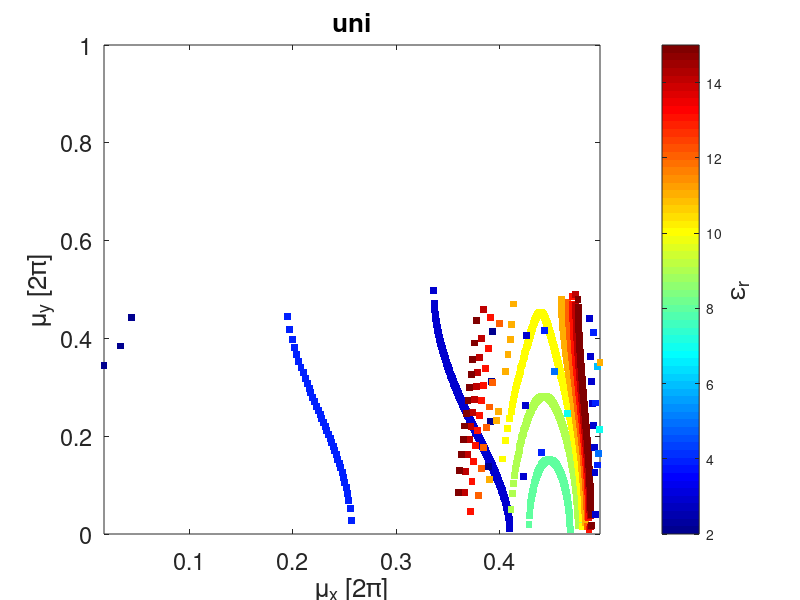
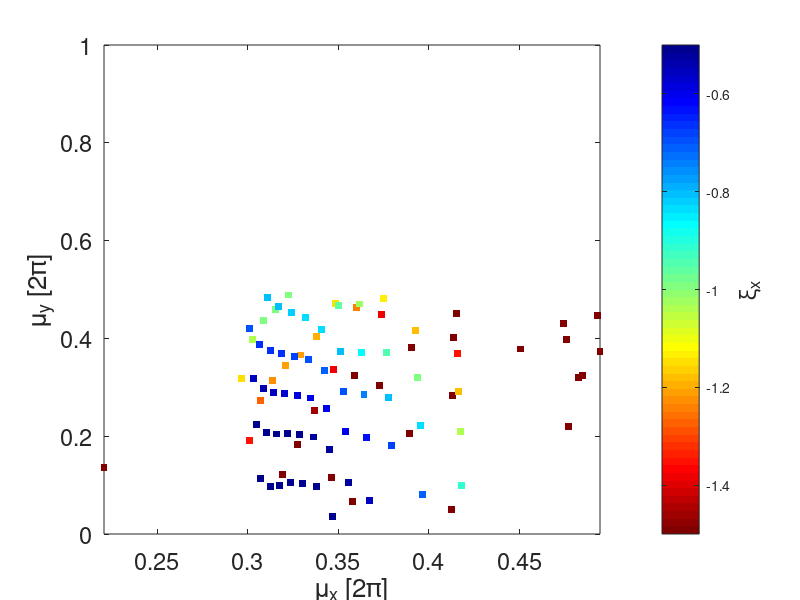
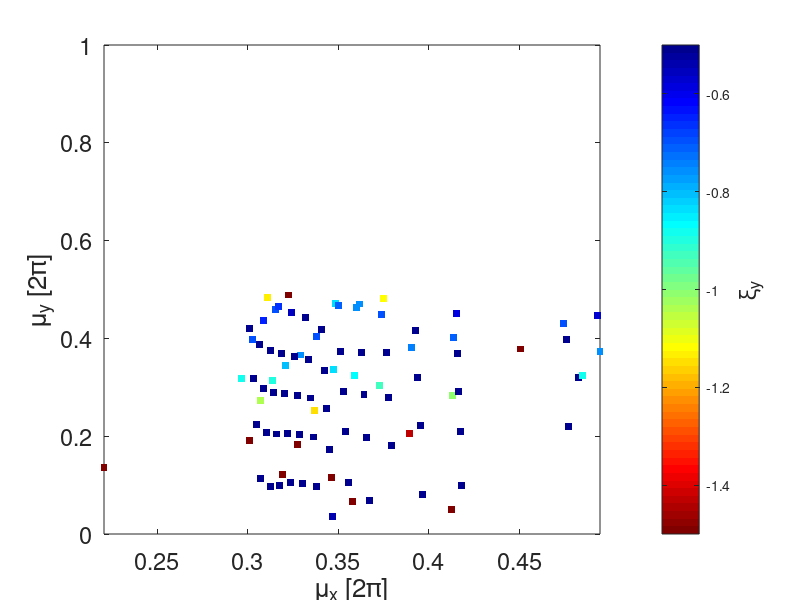
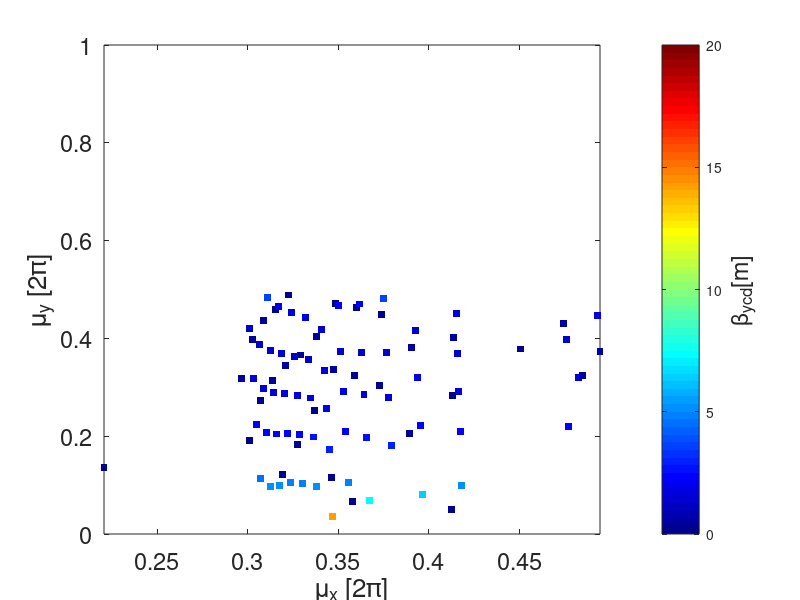

Source code (MATLAB) for these figures, in order: (Note: this script raises an error after producing the figures.)
% tmestef gia trapezio
clear;
% Nd=100;
% theta=2.*pi./Nd;
% rhmin=5.4;
% rho=0.328;
% Ld=0.58/2;
% el=(pi*(-1+rho)*rhmin-Ld*Nd*rho*log(rho))/((-1+rho)*(Ld*Nd-pi*rhmin));
En=2.86;
%Nd=100;
%theta=2.*pi./Nd;
% Ld=0.58/2;
Ld=0.685/2;%0.685/2;%0.58/2;
rhmin=2*Ld/(2*pi/(90));
%rhmin=4.111
Bf=En/(rhmin*0.2998);
%rho=0.41;
rho=0.9985;
el=1;
%el=(pi*(-1+rho)*rhmin-Ld*Nd*rho*log(rho))/((-1+rho)*(Ld*Nd-pi*rhmin));

lq=0.25;
ls=0.15;
la=0.155+lq/2+ls;
lb=0.03+lq;
lc=0.055+lq/2+ls/2;

% lq=0.2;
% ls=0.15;
% la=0.5;
% lb=0.3;
% lc=0.25;

l1minmax=[la,la];
l2minmax=[lb,lb];
l3minmax=[lc,lc];

%l1minmax=[0.2,2];
%l2minmax=[0.2,2];
%l3minmax=[0.2,1];
NStep=50;

 %n=15*10;
 %k=1;
 %stepem=0.1;
 %hh=10000;
 n=15;
 k=1;
 stepem=1;
 hh=1000;
 
 
%l1minmax=[input('Minimum l1 [m]: '),input('Maximum l1 [m]: ')];
%l2minmax=[input('Minimum l2 [m]: '),input('Maximum l2 [m]: ')];
%l3minmax=[input('Minimum l3 [m]: '),input('Maximum l3 [m]: ')];

    
l1vect=[l1minmax(1) (l1minmax(2)-l1minmax(1))/(NStep-1) l1minmax(2)]; % [l1initial l1step l1final]
l2vect=[l2minmax(1) (l2minmax(2)-l2minmax(1))/(NStep-1) l2minmax(2)]; % [l1initial l1step l1final]
l3vect=[l3minmax(1) (l3minmax(2)-l3minmax(1))/(NStep-1) l3minmax(2)]; % [l1initial l1step l1final]
  

L1=Ld./(1+1./el);
th=(L1.*(el.*(-1+rho)+rho.*log(rho)))./(el.*(-1+rho).*rhmin);
z=(L1.^2.*(el.^2.*(-1+rho)+rho.*log(rho)))./(el.^2.*(-1+rho).*rhmin);



if  l1vect(2)==0
    l1vect(2)=0.1;
    l2vect(2)=0.1;
    l3vect(2)=0.1;
end
    l1=l1vect(1):l1vect(2):l1vect(3);            
    l2=l2vect(1):l2vect(2):l2vect(3);            
    l3=l3vect(1):l3vect(2):l3vect(3);            

    ll1=repmat(repmat(l1,length(l2),1),length(l3),1);
    ll2=repmat(repmat(l2,length(l3),1)',length(l1),1);
    ll3=repmat(reshape(repmat(l3,length(l3),1),length(l1)*length(l2),1),1,length(l3));
    
hetamin=(L1.^2.*((-1+rho).*(3.*(1-3.*rho).*rho.^3-3.*el.*rho.^2.*(-1+rho.^2)+el.^2.*(-1+rho).^2.*(2+3.*rho+3.*rho.^2))-6.*rho.^4.*(el.*(-1+rho)+rho).*log(1./rho)))./(6.*el.^2.*(-1+rho).^3.*(2+rho+rho.^2).*rhmin);

betamin=L1./(sqrt(30).*sqrt((el.^2.*(-1+rho).^3.*(2+rho+rho.^2).*((-1+rho).*(3.*rho.^3.*(1+rho)-6.*el.*rho.^2.*(-1+rho.^2)+2.*el.^2.*(-1+rho).^2.*(2+3.*rho+3.*rho.^2))+6.*rho.^4.*(-2.*el.*(-1+rho)+rho).*log(1./rho)+6.*rho.^5.*log(1./rho).^2))./((-1+rho).^2.*(-120.*el.^3.*(-1+rho).^3.*rho.^2.*(1+rho)+16.*el.^4.*(-1+rho).^4.*(1+3.*rho+3.*rho.^2)+45.*rho.^5.*(-44-3.*rho-6.*rho.^2+rho.^3)+15.*el.^2.*(-1+rho).^2.*rho.^3.*(20-9.*rho+6.*rho.^2+3.*rho.^3)+90.*el.*rho.^4.*(8-13.*rho+7.*rho.^2-3.*rho.^3+rho.^4))-120.*(-1+rho).*rho.^4.*(2.*el.^3.*(-1+rho).^3-el.^2.*(-1+rho).^2.*rho+3.*rho.*(2+5.*rho)-6.*el.*rho.*(2-3.*rho+rho.^2)).*log(1./rho)+180.*(-2+rho).*rho.^5.*(el.*(-1+rho)+rho).^2.*log(1./rho).^2)));

cq=3.84*10.^(-13);
gamma=5597;
J=1;
G=cq.*gamma.^2/J;

emmin=(G.*L1.^3.*(-6.*el.*(-1+rho).^2.*rho.^2.*(1+rho)+3.*rho.^3.*(-1+rho.^2)+2.*el.^2.*(-1+rho).^3.*(2+3.*rho.*(1+rho))+6.*rho.^4.*log(1./rho).*(-2.*el.*(-1+rho)+rho+rho.*log(1./rho))))./(6.*sqrt(30).*el.^3.*(-1+rho).^3.*(1+rho).*rhmin.^3.*sqrt(((-1+rho).^3.*(2+rho+rho.^2).*(-6.*el.*(-1+rho).^2.*rho.^2.*(1+rho)+3.*rho.^3.*(-1+rho.^2)+2.*el.^2.*(-1+rho).^3.*(2+3.*rho.*(1+rho))+6.*rho.^4.*log(1./rho).*(-2.*el.*(-1+rho)+rho+rho.*log(1./rho))))./((-1+rho).^2.*(-120.*el.^3.*(-1+rho).^3.*rho.^2.*(1+rho)+16.*el.^4.*(-1+rho).^4.*(1+3.*rho.*(1+rho))+15.*el.^2.*(-1+rho).^2.*rho.^3.*(20+3.*(-1+rho).*rho.*(3+rho))+45.*rho.^5.*(-44+rho.*(-3+(-6+rho).*rho))+90.*el.*(-1+rho).*rho.^4.*(-8+rho.*(5+(-2+rho).*rho)))+60.*rho.^4.*log(1./rho).*(-2.*(-1+rho).*(2.*el.^3.*(-1+rho).^3-6.*el.*(-2+rho).*(-1+rho).*rho-el.^2.*(-1+rho).^2.*rho+3.*rho.*(2+5.*rho))+3.*(-2+rho).*rho.*(el.*(-1+rho)+rho).^2.*log(1./rho)))));

er=k:stepem:(k+stepem*(n-1));

hetaxcd1=(1./(30.*el.^2.*(-1+rho).^3.*(2+rho+rho.^2).*rhmin)).*L1.^2.*(5.*(-1+rho).*(3.*(1-3.*rho).*rho.^3-3.*el.*rho.^2.*(-1+rho.^2)+el.^2.*(-1+rho).^2.*(2+3.*rho.*(1+rho)))+30.*rho.^4.*(el.*(-1+rho)+rho).*log(rho)+sqrt(5).*sqrt((-1+er.^2).*((-1+rho).^2.*(-120.*el.^3.*(-1+rho).^3.*rho.^2.*(1+rho)+16.*el.^4.*(-1+rho).^4.*(1+3.*rho.*(1+rho))+15.*el.^2.*(-1+rho).^2.*rho.^3.*(20+3.*(-1+rho).*rho.*(3+rho))+45.*rho.^5.*(-44+rho.*(-3+(-6+rho).*rho))+90.*el.*(-1+rho).*rho.^4.*(-8+rho.*(5+(-2+rho).*rho)))+60.*rho.^4.*log(rho).*(2.*(-1+rho).*(2.*el.^3.*(-1+rho).^3-6.*el.*(-2+rho).*(-1+rho).*rho-el.^2.*(-1+rho).^2.*rho+3.*rho.*(2+5.*rho))+3.*(-2+rho).*rho.*(el.*(-1+rho)+rho).^2.*log(rho)))));
hetaxcd2=(1./(30.*el.^2.*(-1+rho).^3.*(2+rho+rho.^2).*rhmin)).*L1.^2.*(5.*(-1+rho).*(3.*(1-3.*rho).*rho.^3-3.*el.*rho.^2.*(-1+rho.^2)+el.^2.*(-1+rho).^2.*(2+3.*rho.*(1+rho)))+30.*rho.^4.*(el.*(-1+rho)+rho).*log(rho)-sqrt(5).*sqrt((-1+er.^2).*((-1+rho).^2.*(-120.*el.^3.*(-1+rho).^3.*rho.^2.*(1+rho)+16.*el.^4.*(-1+rho).^4.*(1+3.*rho.*(1+rho))+15.*el.^2.*(-1+rho).^2.*rho.^3.*(20+3.*(-1+rho).*rho.*(3+rho))+45.*rho.^5.*(-44+rho.*(-3+(-6+rho).*rho))+90.*el.*(-1+rho).*rho.^4.*(-8+rho.*(5+(-2+rho).*rho)))+60.*rho.^4.*log(rho).*(2.*(-1+rho).*(2.*el.^3.*(-1+rho).^3-6.*el.*(-2+rho).*(-1+rho).*rho-el.^2.*(-1+rho).^2.*rho+3.*rho.*(2+5.*rho))+3.*(-2+rho).*rho.*(el.*(-1+rho)+rho).^2.*log(rho)))));
    
step=abs(real((hetaxcd2-hetaxcd1)./(hh)));

    hcd=zeros(hh+1,n);
    for i=1:n
        if step(i)==0
            hcd(:,i)=repmat(real(hetaxcd1(i)),hh+1,1);
        elseif step(i)>0
            hcd(:,i)=(hetaxcd1(i):step(i):hetaxcd2(i))';   
        end
    end
    
    betaxcd1=zeros(hh+1,n);
    betaxcd2=zeros(hh+1,n);
   
for l=1:1:n    
betaxcd1(:,l)=(er(l).*L1.^2+sqrt((-L1.^4.*(-(-1+rho).^2.*(30.*el.^3.*(-1+rho).^3.*rho.^2.*(1+rho).*(-4.*er(l).^2+3.*(2+rho+rho.^2))+45.*rho.^5.*(2.*(22+rho+6.*rho.^2-5.*rho.^3)+er(l).^2.*(-44-3.*rho-6.*rho.^2+rho.^3))+90.*el.*(-1+rho).*rho.^4.*(-4.*(-2+rho+rho.^3)+er(l).^2.*(-8+5.*rho-2.*rho.^2+rho.^3))+15.*el.^2.*(-1+rho).^2.*rho.^3.*(12.*(-2+rho+rho.^3)+er(l).^2.*(20-9.*rho+6.*rho.^2+3.*rho.^3))-el.^4.*(-1+rho).^4.*(-16.*er(l).^2.*(1+3.*rho+3.*rho.^2)+9.*(4+12.*rho+17.*rho.^2+10.*rho.^3+5.*rho.^4)))+60.*(-1+rho).*rho.^4.*(2.*er(l).^2.*el.^2.*(-1+rho).^2.*rho-12.*el.*(-1+rho).*rho.*(-2-er(l).^2.*(-2+rho)+rho+rho.^3)+3.*rho.*(4+10.*rho+rho.^3-3.*rho.^4-2.*er(l).^2.*(2+5.*rho))+el.^3.*(-1+rho).^3.*(-4.*er(l).^2+3.*(2+rho+rho.^2))).*log(rho)+180.*rho.^5.*(el.*(-1+rho)+rho).^2.*(-2-er(l).^2.*(-2+rho)+rho+rho.^3).*log(rho).^2)+60.*L1.^2.*el.^2.*(-1+rho).^3.*(2+rho+rho.^2).*rhmin.*((-1+rho).*(3.*(1-3.*rho).*rho.^3-3.*el.*rho.^2.*(-1+rho.^2)+el.^2.*(-1+rho).^2.*(2+3.*rho+3.*rho.^2))+6.*rho.^4.*(el.*(-1+rho)+rho).*log(rho)).*hcd(:,l)-180.*el.^4.*(-1+rho).^6.*(2+rho+rho.^2).^2.*rhmin.^2.*hcd(:,l).^2)./((-1+rho).^2.*(-120.*el.^3.*(-1+rho).^3.*rho.^2.*(1+rho)+16.*el.^4.*(-1+rho).^4.*(1+3.*rho+3.*rho.^2)+45.*rho.^5.*(-44-3.*rho-6.*rho.^2+rho.^3)+15.*el.^2.*(-1+rho).^2.*rho.^3.*(20-9.*rho+6.*rho.^2+3.*rho.^3)+90.*el.*rho.^4.*(8-13.*rho+7.*rho.^2-3.*rho.^3+rho.^4))+120.*(-1+rho).*rho.^4.*(2.*el.^3.*(-1+rho).^3-el.^2.*(-1+rho).^2.*rho+3.*rho.*(2+5.*rho)-6.*el.*rho.*(2-3.*rho+rho.^2)).*log(rho)+180.*(-2+rho).*rho.^5.*(el.*(-1+rho)+rho).^2.*log(rho).^2)))./(sqrt(30).*L1.*el.*sqrt(((-1+rho).^3.*(2+rho+rho.^2).*(-6.*el.*(-1+rho).^2.*rho.^2.*(1+rho)+3.*rho.^3.*(-1+rho.^2)+2.*el.^2.*(-1+rho).^3.*(2+3.*rho.*(1+rho))+6.*rho.^4.*log(rho).*(2.*el.*(-1+rho)-rho+rho.*log(rho))))./((-1+rho).^2.*(-120.*el.^3.*(-1+rho).^3.*rho.^2.*(1+rho)+16.*el.^4.*(-1+rho).^4.*(1+3.*rho.*(1+rho))+15.*el.^2.*(-1+rho).^2.*rho.^3.*(20+3.*(-1+rho).*rho.*(3+rho))+45.*rho.^5.*(-44+rho.*(-3+(-6+rho).*rho))+90.*el.*(-1+rho).*rho.^4.*(-8+rho.*(5+(-2+rho).*rho)))-60.*rho.^4.*log(rho).*(-2.*(-1+rho).*(2.*el.^3.*(-1+rho).^3-6.*el.*(-2+rho).*(-1+rho).*rho-el.^2.*(-1+rho).^2.*rho+3.*rho.*(2+5.*rho))-3.*(-2+rho).*rho.*(el.*(-1+rho)+rho).^2.*log(rho)))));
betaxcd2(:,l)=(er(l).*L1.^2-sqrt((-L1.^4.*(-(-1+rho).^2.*(30.*el.^3.*(-1+rho).^3.*rho.^2.*(1+rho).*(-4.*er(l).^2+3.*(2+rho+rho.^2))+45.*rho.^5.*(2.*(22+rho+6.*rho.^2-5.*rho.^3)+er(l).^2.*(-44-3.*rho-6.*rho.^2+rho.^3))+90.*el.*(-1+rho).*rho.^4.*(-4.*(-2+rho+rho.^3)+er(l).^2.*(-8+5.*rho-2.*rho.^2+rho.^3))+15.*el.^2.*(-1+rho).^2.*rho.^3.*(12.*(-2+rho+rho.^3)+er(l).^2.*(20-9.*rho+6.*rho.^2+3.*rho.^3))-el.^4.*(-1+rho).^4.*(-16.*er(l).^2.*(1+3.*rho+3.*rho.^2)+9.*(4+12.*rho+17.*rho.^2+10.*rho.^3+5.*rho.^4)))+60.*(-1+rho).*rho.^4.*(2.*er(l).^2.*el.^2.*(-1+rho).^2.*rho-12.*el.*(-1+rho).*rho.*(-2-er(l).^2.*(-2+rho)+rho+rho.^3)+3.*rho.*(4+10.*rho+rho.^3-3.*rho.^4-2.*er(l).^2.*(2+5.*rho))+el.^3.*(-1+rho).^3.*(-4.*er(l).^2+3.*(2+rho+rho.^2))).*log(rho)+180.*rho.^5.*(el.*(-1+rho)+rho).^2.*(-2-er(l).^2.*(-2+rho)+rho+rho.^3).*log(rho).^2)+60.*L1.^2.*el.^2.*(-1+rho).^3.*(2+rho+rho.^2).*rhmin.*((-1+rho).*(3.*(1-3.*rho).*rho.^3-3.*el.*rho.^2.*(-1+rho.^2)+el.^2.*(-1+rho).^2.*(2+3.*rho+3.*rho.^2))+6.*rho.^4.*(el.*(-1+rho)+rho).*log(rho)).*hcd(:,l)-180.*el.^4.*(-1+rho).^6.*(2+rho+rho.^2).^2.*rhmin.^2.*hcd(:,l).^2)./((-1+rho).^2.*(-120.*el.^3.*(-1+rho).^3.*rho.^2.*(1+rho)+16.*el.^4.*(-1+rho).^4.*(1+3.*rho+3.*rho.^2)+45.*rho.^5.*(-44-3.*rho-6.*rho.^2+rho.^3)+15.*el.^2.*(-1+rho).^2.*rho.^3.*(20-9.*rho+6.*rho.^2+3.*rho.^3)+90.*el.*rho.^4.*(8-13.*rho+7.*rho.^2-3.*rho.^3+rho.^4))+120.*(-1+rho).*rho.^4.*(2.*el.^3.*(-1+rho).^3-el.^2.*(-1+rho).^2.*rho+3.*rho.*(2+5.*rho)-6.*el.*rho.*(2-3.*rho+rho.^2)).*log(rho)+180.*(-2+rho).*rho.^5.*(el.*(-1+rho)+rho).^2.*log(rho).^2)))./(sqrt(30).*L1.*el.*sqrt(((-1+rho).^3.*(2+rho+rho.^2).*(-6.*el.*(-1+rho).^2.*rho.^2.*(1+rho)+3.*rho.^3.*(-1+rho.^2)+2.*el.^2.*(-1+rho).^3.*(2+3.*rho.*(1+rho))+6.*rho.^4.*log(rho).*(2.*el.*(-1+rho)-rho+rho.*log(rho))))./((-1+rho).^2.*(-120.*el.^3.*(-1+rho).^3.*rho.^2.*(1+rho)+16.*el.^4.*(-1+rho).^4.*(1+3.*rho.*(1+rho))+15.*el.^2.*(-1+rho).^2.*rho.^3.*(20+3.*(-1+rho).*rho.*(3+rho))+45.*rho.^5.*(-44+rho.*(-3+(-6+rho).*rho))+90.*el.*(-1+rho).*rho.^4.*(-8+rho.*(5+(-2+rho).*rho)))-60.*rho.^4.*log(rho).*(-2.*(-1+rho).*(2.*el.^3.*(-1+rho).^3-6.*el.*(-2+rho).*(-1+rho).*rho-el.^2.*(-1+rho).^2.*rho+3.*rho.*(2+5.*rho))-3.*(-2+rho).*rho.*(el.*(-1+rho)+rho).^2.*log(rho)))));
end

    l11=ll1(:);
    l22=ll2(:);
    l33=ll3(:);

    LL1=zeros(hh+1,length(er));
    LL2=zeros(hh+1,length(er));
    LL3=zeros(hh+1,length(er));
    
for i=1:length(l11)
    LL1(:,:,i)=repmat(l11(i),hh+1,n);
    LL2(:,:,i)=repmat(l22(i),hh+1,n);
    LL3(:,:,i)=repmat(l33(i),hh+1,n);
end

emitance=repmat(repmat(er.*emmin,hh+1,1),[1,1,length(l11)]);
   etacd=repmat(hcd,[1,1,length(l11)]);
   betacd1=repmat(betaxcd1,[1,1,length(l11)]);
   betacd2=repmat(betaxcd2,[1,1,length(l11)]);

Lcell=(LL1+LL2+LL3+Ld).*2;
    
    LL1=[LL1(:) ; LL1(:)]; 
    LL2=[LL2(:) ; LL2(:)]; 
    LL3=[LL3(:) ; LL3(:)]; 
    Lcell=[Lcell(:) ; Lcell(:)]; 

    betacd=[betacd1(:) ; betacd2(:)]; 
    etacd=[etacd(:) ; etacd(:)]; 
    
hetar=etacd./hetamin;

A=(2.*LL3.*(LL1.*th+z+hetamin.*hetar).*sqrt(betacd.^2.*th.^2-(-Ld.*th+z+hetamin.*hetar).^2));
B=LL2.*sqrt(betacd.^2.*th.^2+(-Ld.*th+z+hetamin.*hetar).^2);
C=(betacd.^2.*th.*(LL2.^2.*th+4.*LL3.*(LL1.*th+z+hetamin.*hetar))+(Ld.*th-z-hetamin.*hetar).*(-LL2.^2.*(z+hetamin.*hetar)+4.*LL1.*LL3.*(LL1.*th+z+hetamin.*hetar)+Ld.*(LL2.^2.*th+4.*LL3.*(LL1.*th+z+hetamin.*hetar))));
 
hs1=-(A)./(B+sqrt(C));
hs2=-(A)./(B-sqrt(C));
 
 hs=[real(hs1(:));real(hs2(:))];
 
    LL1=[LL1;LL1];
    LL2=[LL2;LL2];
    LL3=[LL3;LL3];
    Lcell=[Lcell;Lcell];
    etacd=[etacd;etacd];
    betacd=[betacd;betacd];
    emitance=[emitance(:);emitance(:); emitance(:);emitance(:)];
    DetFact=emitance./emmin;

    clear('l1','ll1','l11','l2','ll2','l22','l3','ll3','l33','hs1','hs2');
    
f1=LL2.*(etacd+LL1.*th+z)./(-hs+etacd+LL1.*th+LL2.*th+z);
f2=-LL2.*hs./(-hs+etacd+LL1.*th+z);


betaycd=sqrt((((Ld+LL1).*(f2+LL2)+f1.*(f2+Ld+LL1+LL2)).*(f1.*f2.*(Ld+LL1+LL2)+f1.*(f2+Ld+LL1+LL2).*LL3+(Ld+LL1).*(LL2.*LL3+f2.*(LL2+LL3))))./(-(f1+f2+LL2).*(f2.*(f1+LL2)+(f1+f2+LL2).*LL3)));
betar=betacd./betamin;

cosy=(((f2+LL2).*(LL1+Ld)+f1.*(LL1+LL2+f2+Ld)).*(f2.*(f1+LL2)+(f1+f2+LL2).*LL3)+(f1+f2+LL2).*(f1.*f2.*(Ld+LL1+LL2)+f1.*LL3.*(f2+Ld+LL1+LL2)+(Ld+LL1).*(LL2.*LL3+f2.*(LL2+LL3))))./(f1.^2.*f2.^2);
cosx=((f2.*(2.*(Ld+LL1).*(f2-LL2).*LL2+f1.^2.*(f2-2.*(Ld+LL1+LL2))-2.*f1.*(f2.*(Ld+LL1+LL2)-LL2.*(2.*(Ld+LL1)+LL2)))-2.*(-(Ld+LL1).*(f2-LL2)+f1.*(f2-Ld-LL1-LL2)).*(f1+f2-LL2).*LL3))./(f1.^2.*f2.^2);


sinx=(2.*(-(Ld+LL1).*(f2-LL2)+f1.*(f2-Ld-LL1-LL2)).*(-(Ld+LL1).*(-LL2.*LL3+f2.*(LL2+LL3))+f1.*(-(Ld+LL1+LL2).*LL3+f2.*(Ld+LL1+LL2+LL3))))./(f1.^2.*f2.^2.*betacd);
siny=(2.*((Ld+LL1).*(f2+LL2)+f1.*(f2+Ld+LL1+LL2)).*(f1.*f2.*(Ld+LL1+LL2)+f1.*(f2+Ld+LL1+LL2).*LL3+(Ld+LL1).*(LL2.*LL3+f2.*(LL2+LL3))))./(f1.^2.*f2.^2.*betaycd);



% Beta functions at each quadrupole for chromaticity calculations    
    bqf=((LL1+Ld).^2./betacd)+betacd;
    bqyf=((LL1+Ld).^2./betaycd)+betaycd;          
    bqd=((LL2.*(LL1+Ld)-f1.*(LL1+LL2+Ld)).^2+(f1-LL2).^2.*betacd.^2)./(f1.^2.*betacd);
    bqyd=((LL2.*(LL1+Ld)+f1.*(LL1+LL2+Ld)).^2+(f1+LL2).^2.*betaycd.^2)./(f1.^2.*betaycd);

    %bqd=((LL2.*(2.*LL1+(2.*Ld))-f1.*(2.*LL1+2*LL2+(2.*Ld))).^2+4*(f1-LL2).^2.*betacd.^2)./(4*f1.^2.*betacd);
    %bqyd=(LL2+(LL1.*(f1+LL2)./f1)+((f1+LL2)*(2.*Ld)./(2.*f1)).^2)./betaycd+(((f1+LL2).^2.*betaycd)./f1.^2);
      
    etaqf=etacd+LL1.*th+z;
    detaqf=(-2.*etacd+(f1-2.*LL1).*th-2.*z)./f1;
    
    %etaqd=(Ld*(4.*f1.*(LL1+LL2)+3*f1*Ld-LL2.*(4*LL1+3*Ld))+8*(f1-LL2).*etacd*r)./(8*f1*r);
    etaqd=(-LL2.*(etacd+LL1.*th)+f1.*(etacd+(LL1+LL2).*th)+(f1-LL2).*z)./f1;
    detaqd=-((f2-2.*LL2).*(etacd+LL1.*th)+f1.*(2.*etacd-f2.*th+2.*(LL1+LL2).*th)+(2.*f1+f2-2.*LL2).*z)./(f2.*f1);
        
    chromtotx=-2*(1/(4*pi))*(bqf./f1+bqd./f2);    
    chromtoty=-2*(1/(4*pi))*(bqyf.*(-1)./f1+bqyd.*(-1)./f2);

al=-((L1.*rho.*(-2.*L1.^2.*(-1+rho).*(el.*(-1+rho)+2.*rho)+(el.^2.*(L1.^2+2.*etacd.*rhmin).*(-1 + rho).^2+2.*el.*L1.^2.*(-1+rho).*rho+2.*L1.^2.*rho.*(1+rho)).*(log(L1./el)-log(L1./(el.*rho)))))./(2.*rhmin.^2.*(el-el.*rho).^3));
alpha=(1/L1).*((L1.^3+6.*L1.*rhmin.*etacd)./(6.*rhmin.^2))+(1/(Ld-L1)).*(al);
altme=-((L1.*rho.*(-2.*L1.^2.*(-1+rho).*(el.*(-1+rho)+2.*rho)+(el.^2.*(L1.^2+2.*hetamin.*rhmin).*(-1 + rho).^2+2.*el.*L1.^2.*(-1+rho).*rho+2.*L1.^2.*rho.*(1+rho)).*(log(L1./el)-log(L1./(el.*rho)))))./(2.*rhmin.^2.*(el-el.*rho).^3));
alphatme=(1/L1).*((L1.^3+6.*L1.*rhmin.*hetamin)./(6.*rhmin.^2))+(1/(Ld-L1)).*(altme);

Bqmax=1.1;
emit_injx=63*10^(-6)/gamma;
emit_injy=1.5*10^(-6)/gamma;
Rxqf=sqrt(6*bqf*emit_injx+((2.4/100)*etaqf).^2); %%(8.67)wiedemann
Rxqd=sqrt(6*bqd*emit_injx+((2.4/100)*etaqd).^2);
Ryqf=sqrt(6*bqyf*emit_injy);
Ryqd=sqrt(6*bqyd*emit_injy);


Bsmax=0.8;
gs1=-(2*chromtoty.*pi.*bqd+2*chromtotx.*pi.*bqyd)./(lq*bqf.*bqyd.*etaqf-lq*bqd.*bqyf.*etaqf);
gs2=(2*chromtoty.*pi.*bqf+2*chromtotx.*pi.*bqyf)./(lq*bqf.*bqyd.*etaqd-lq*bqd.*bqyf.*etaqd);


k1=1./(f1.*lq);
k2=1./(f2.*lq);                            
k1rigidity=(Bf.*rhmin)./(f1.*lq);
k2rigidity=(Bf.*rhmin)./(f2.*lq);

c5=abs(k1rigidity<=Bqmax./Rxqf)&abs(k2rigidity<=Bqmax./Rxqd);
c6=abs(k1rigidity<=(Bqmax./Ryqf))&abs(k2rigidity<=(Bqmax./Ryqd));

c7=abs(gs1)<=((2*Bsmax)./((Bf.*rhmin).*Rxqf.^2))&abs(gs2)<=((2*Bsmax)./((Bf.*rhmin).*Rxqd.^2));
c8=abs(gs1)<=((2*Bsmax)./((Bf.*rhmin).*Ryqf.^2))&abs(gs2)<=((2*Bsmax)./((Bf.*rhmin).*Ryqd.^2));

mm=abs(cosy)<1&abs(cosx)<1&f1<0&f2>0;
mm1=abs(cosy)<1&abs(cosx)<1&f1>0&f2<0;
mm2=abs(cosy)<1&abs(cosx)<1&f1<0&f2>0;

per=mm&abs(chromtoty)<2.5&abs(chromtotx)<2.5;

%%cosx=sqrt(2)/2;
%%sinx=sqrt(2)/2;

   mx1=(cosx>0&sinx>0)|(cosx<0&sinx>0);
   mx2=(cosx<0&sinx<0)|(cosx>0&sinx<0);
    
   my1=(cosy>0&siny>0)|(cosy<0&siny>0);
   my2=(cosy<0&siny<0)|(cosy>0&siny<0);
   
    mux=acosd(cosx).*mx1+(360-acosd(cosx)).*mx2;
    muy=acosd(cosy).*my1+(360-acosd(cosy)).*my2;
    
%   m3=(cosx>0&sinx>0);
%   m4=(cosx<0&sinx>0);
%   m5=(cosx<0&sinx<0);
%   m6=(cosx>0&sinx<0);
%   
%   m7=(cosy>0&siny>0);
%   m8=(cosy<0&siny>0);
%   m9=(cosy<0&siny<0);
%   mm1=(cosy>0&siny<0);
%   
%     muxs=(asind(sinx)).*m3+(90+asind(sinx)).*m4+(180-asind(sinx)).*m5+(360+asind(sinx)).*m6;
%     
%     muys=(asind(siny)).*m7+(90+asind(siny)).*m8+(180-asind(siny)).*m9+(360+asind(siny)).*mm1;
%
% A3=[f1(mm&f1>0&f2<0) f2(mm&f1>0&f2<0) mux(mm&f1>0&f2<0)./(360) muy(mm&f1>0&f2<0)./(360) DetFact(mm&f1>0&f2<0)];
% save('/afs/cern.ch/user/s/stpapado/testTME/data.tfs','-ascii','-tabs','A3')
%
figure;
scatter((mux(mm1))/360,(muy(mm1))/360,25,DetFact(mm1),'filled','s');
xlabel('\mu_x [2\pi]','FontSize',17)
ylabel('\mu_y [2\pi]','FontSize',17)
clb=colorbar;
colormap(jet);
ylabel(clb,'\epsilon_r','FontSize',19)
set(gca,'FontSize',17)
box on
axis('tight')
set(gcf,'color','w');
%set(gca,'XTick',[0:0.1:1]);
set(gca,'YTick',[0:0.2:1]);
ylim([0 1]);
%xlim([0.4 0.5]);
caxis([2 15])
title('uni');
% figure;
% scatter((mux(mm1))/360,(muy(mm1))/360,25,DetFact(mm1)*emmin*gamma*1e9,'filled','s');
% %hold all;
% %scatter(0.550908463390738,0.101144382629564,'filled','om');
% xlabel('\mu_x [2\pi]','FontSize',17)
% ylabel('\mu_y [2\pi]','FontSize',17)
% clb=colorbar;
% colormap(jet);
% ylabel(clb,'\epsilon_x','FontSize',19)
% set(gca,'FontSize',17)
% box on
% axis('tight')
% set(gcf,'color','w');
% %set(gca,'XTick',[0:0.1:1]);
% set(gca,'YTick',[0:0.2:1]);
% ylim([0 1]);
% %xlim([0.4 0.5]);
% %caxis([2 15])
% title('uni');
%%
% figure;
% scatter((mux(mm))/360,(muy(mm))/360,25,alpha(mm),'filled','s');
% xlabel('\mu_x [360\circ]','FontSize',17)
% ylabel('\mu_y [360\circ]','FontSize',17)
% clb=colorbar;
% colormap(jet);
% ylabel(clb,'\alpha_p','FontSize',19)
% set(gca,'FontSize',17)
% box on
% axis('tight')
% set(gcf,'color','w');
% %set(gca,'XTick',[0:0.1:1]);
% set(gca,'YTick',[0:0.2:1]);
% ylim([0 1]);


figure;
scatter((mux(mm))/360,(muy(mm))/360,25,chromtotx(mm),'filled','s');
xlabel('\mu_x [2\pi]','FontSize',17)
ylabel('\mu_y [2\pi]','FontSize',17)
clb=colorbar;
colormap(flipud(jet));
caxis([-1.5 -0.5]);
ylabel(clb,'\xi_x','FontSize',17)
set(gca,'FontSize',17)
box on
axis('tight')
set(gcf,'color','w');
%set(gca,'XTick',[0:0.2:1]);
set(gca,'YTick',[0:0.2:1]);
ylim([0 1]);


figure;
scatter((mux(mm))/360,(muy(mm))/360,25,chromtoty(mm),'filled','s');
xlabel('\mu_x [2\pi]','FontSize',17)
ylabel('\mu_y [2\pi]','FontSize',17)
clb=colorbar;
colormap(flipud(jet));
caxis([-1.5 -0.5]);
ylabel(clb,'\xi_y','FontSize',17)
set(gca,'FontSize',17)
box on
axis('tight')
set(gcf,'color','w');
%set(gca,'XTick',[0:0.2:1]);
set(gca,'YTick',[0:0.2:1]);
ylim([0 1]);
%%
figure;
scatter((mux(mm))/360,(muy(mm))/360,25,betaycd(mm),'filled','s');
xlabel('\mu_x [2\pi]','FontSize',17)
ylabel('\mu_y [2\pi]','FontSize',17)
clb=colorbar;
colormap(jet);
caxis([0 20]);
ylabel(clb,'\beta_{ycd}[m]','FontSize',17)
set(gca,'FontSize',17)
box on
axis('tight')
set(gcf,'color','w');
set(gca,'YTick',[0:0.2:1]);
ylim([0 1]);
%%
per=mm&abs(chromtotx)<0.75&abs(chromtoty)<0.75&c5&c6&c7&c8;
er3=[LL1(per&f1>0&f2<0) LL2(per&f1>0&f2<0) LL3(per&f1>0&f2<0) abs(chromtotx(per&f1>0&f2<0)) abs(chromtoty(per&f1>0&f2<0)) f1(per&f1>0&f2<0) f2(per&f1>0&f2<0)];
save('/afs/cern.ch/user/s/stpapado/private/lattice_ring/trap/er3.tfs','-ascii','-tabs','er3')

%%
A3=[f1(mm&f1>0&f2<0) f2(mm&f1>0&f2<0) betacd(mm&f1>0&f2<0) etacd(mm&f1>0&f2<0) mux(mm&f1>0&f2<0)/2/pi muy(mm&f1>0&f2<0)/2/pi];
save('/afs/cern.ch/user/s/stpapado/testTME/da.tfs','-ascii','-tabs','A3')
%%
A3=[k1(mm&f1>0&f2<0) k2(mm&f1>0&f2<0) betacd(mm&f1>0&f2<0) etacd(mm&f1>0&f2<0)];
x = A3(:,1);
y = A3(:,2);
plot(x,y,'ok','MarkerSize',4)
%%
figure
scatter(k1(f1>0&f2<0),k2(f1>0&f2<0),20,DetFact(f1>0&f2<0),'filled','s');
xlabel('k1','FontSize',17)
ylabel('k2','FontSize',17)
clb= colorbar;
ylabel(clb,'\epsilon_r','FontSize',19)
set(gca,'FontSize',17)
box on
axis('tight')
%%
fid = fopen(['/afs/cern.ch/user/s/stpapado/testTME/out2.tfs']);
L = textscan(fid,'%f%f%f%f','Headerlines',8);
fclose(fid);
X=L{1};
Y=L{2};
plot(X,Y,'oy','MarkerSize',2)
%%
%edw vgazw ta beta-eta me tin er
figure
scatter(etacd,betacd,20,DetFact,'filled','s');
xlabel('\eta_{cd} [m]','FontSize',17)
ylabel('\beta_{cd} [m]','FontSize',17)
clb=colorbar;
colormap(jet);
ylabel(clb,'\epsilon_r','FontSize',19)
set(gca,'FontSize',17)
box on
axis('tight')
set(gcf,'color','w');
%xlim([-0.0066 0.0066]);ylim([0 2]);
hold all;
scatter(etacd(mm),betacd(mm),25,DetFact(mm),'filled','ok');
hold all;
scatter(etacd(per),betacd(per),25,DetFact(per),'filled','dm');
%%
figure;
scatter(etacd,betacd,20,mux/360,'filled','o');
xlabel('\eta_{cd} [m]','FontSize',17)
ylabel('\beta_{cd} [m]','FontSize',17)
clb=colorbar;
colormap(jet);
ylabel(clb,'\mu_x','FontSize',19)
%%
figure;
scatter(etacd,betacd,20,muy/360,'filled','o');
xlabel('\eta_{cd} [m]','FontSize',17)
ylabel('\beta_{cd} [m]','FontSize',17)
clb=colorbar;
colormap(jet);
ylabel(clb,'\mu_y','FontSize',19)
%%
figure;
scatter(betacd,betaycd,20,DetFact,'filled','s');
xlabel('\mu_x [2\pi]','FontSize',17)
ylabel('\mu_y [2\pi]','FontSize',17)
clb=colorbar;
colormap(jet);
%caxis([0 20]);
ylabel(clb,'\beta_{ycd}[m]','FontSize',17)
set(gca,'FontSize',17)
box on
axis('tight')
set(gcf,'color','w');

%%
%edw vgazw ta beta-eta me tin er
figure
scatter(etacd,betaycd,20,DetFact,'filled','s');
xlabel('\eta_{cd} [m]','FontSize',17)
ylabel('\beta_{ycd} [m]','FontSize',17)
clb=colorbar;
colormap(jet);
ylabel(clb,'\epsilon_r','FontSize',19)
set(gca,'FontSize',17)
box on
axis('tight')
set(gcf,'color','w');
xlim([-0.0066 0.0066]);ylim([0 2]);
hold all;
scatter(etacd(mm),betaycd(mm),25,DetFact(mm),'filled','ok');
hold all;
scatter(etacd(per),betaycd(per),25,DetFact(per),'filled','dm');
%%
%edw vgazw ta f1-f2 me tin er
figure
scatter(f1(f2>-5),f2(f2>-5),15,DetFact(f2>-5),'filled','s');
xlabel('f_1 [m]','FontSize',17)
ylabel('f_2 [m]','FontSize',17)
clb=colorbar;
colormap(jet);
ylabel(clb,'\epsilon_r','FontSize',19)
set(gca,'FontSize',17)
box on
axis('tight')
set(gcf,'color','w');

hold all;
scatter(f1(mm),f2(mm),25,DetFact(mm),'filled','ok');
hold all;
scatter(f1(per),f2(per),25,DetFact(per),'filled','dm');

%xlim([0.2 0.51]);ylim([-5.1 0]);
xlim([-1.2 -0.19]);ylim([0.45 0.75]);
%%

%%
%edw vgazw ta f1-f2 me tin er
figure
scatter(f1(f1>-5&f1<0),f2(f1>-5&f1<0),15,DetFact(f1>-5&f1<0),'filled','s');
xlabel('f_1 [m]','FontSize',17)
ylabel('f_2 [m]','FontSize',17)
clb=colorbar;
ylabel(clb,'\epsilon_r','FontSize',19)
set(gca,'FontSize',17)
box on
axis('tight')

%%
%edw vgazw ta f1-f2 me tin er
figure
scatter(f1(f1>0&f2>-10&f2<0),f2(f1>0&f2>-10&f2<0),20,DetFact(f1>0&f2>-10&f2<0),'filled','s');
xlabel('f_1 ','FontSize',17)
ylabel('f_2 ','FontSize',17)
clb=colorbar;
colormap(jet);
ylabel(clb,'\epsilon_r','FontSize',19)
set(gca,'FontSize',17)
box on
axis('tight')
hold all;
scatter(f1(mm&f1>0&f2>-10&f2<0),f2(mm&f1>0&f2>-10&f2<0),25,DetFact(mm&f1>0&f2>-10&f2<0),'filled','ok');
%%
%edw vgazw ta f1-f2 me tin er
figure
scatter(etacd./hetamin,betacd./betamin,20,DetFact,'filled','s');
xlabel('\eta_{r} ','FontSize',17)
ylabel('\beta_{r} ','FontSize',17)
clb=colorbar;
ylabel(clb,'\epsilon_r','FontSize',19)
set(gca,'FontSize',17)
box on
axis('tight')
%%
%edw vgazw ta f1-f2 me tin er
figure
scatter(f1(f2>-5),f2(f2>-5),15,DetFact(f2>-5),'filled','s');
xlabel('f_1 [m]','FontSize',17)
ylabel('f_2 [m]','FontSize',17)
clb=colorbar;
caxis([1 5]);
ylabel(clb,'\epsilon_r','FontSize',19)
set(gca,'FontSize',17)
box on
axis('tight')
%%
figure;
%%scatter3(LL1,LL2,LL3,25,abs(cosy),'filled','s');
xlabel('s_1 [m]','FontSize',17)
ylabel('s_2 [m]','FontSize',17)
zlabel('s_3 [m]','FontSize',17)
clb=colorbar;
caxis([0 10]);
ylabel(clb,'|cos \phi_y|','FontSize',17)
set(gca,'FontSize',17)
box on
axis('tight')
%%
figure
scatter(LL2(mm),LL3(mm),25,LL1(mm),'filled','s');
xlabel('s_2 [m]','FontSize',17)
ylabel('s_3 [m]','FontSize',17)
clb=colorbar;
ylabel(clb,'s_1 [m]','FontSize',17)
set(gca,'FontSize',17)
box on
axis('tight')
%%
%gia na vrethei se moires i gwnia mesw tou sunimitonou se sxesi me LL1,LL2,LL3
figure;
scatter3(LL1(mm),LL2(mm),LL3(mm),25,muy(mm),'filled','s');
xlabel('s_1 [m]','FontSize',17)
ylabel('s_2 [m]','FontSize',17)
zlabel('s_3 [m]','FontSize',17)
clb=colorbar;
ylabel(clb,'\phi_y [\circ]','FontSize',17)
set(gca,'FontSize',17)
box on
axis('tight')
%%
figure;
scatter(LL1(mm),LL2(mm),25,muy(mm),'filled','s');
xlabel('s_1 [m]','FontSize',17)
ylabel('s_2 [m]','FontSize',17)
clb=colorbar;
ylabel(clb,'\phi_y [\circ]','FontSize',17)
set(gca,'FontSize',17)
box on
axis('tight')
%%
%gia to f1 se sxesi me LL1,LL2,LL3
figure;
scatter3(LL1(mm&f2<0&f1>0),LL2(mm&f2<0&f1>0),LL3(mm&f2<0&f1>0),25,f1(mm&f2<0&f1>0),'filled','s');
xlabel('s_1 [m]','FontSize',16)
ylabel('s_2 [m]','FontSize',16)
zlabel('s_3 [m]','FontSize',16)
title('\epsilon_r=1.2 for |\xi_x|<1.8, |\xi_y|<1.8','FontSize',16)
clb=colorbar;
colormap(flipud(jet));
ylabel(clb,'f_1 [m]','FontSize',16)

box on
axis('tight')

per=mm&abs(chromtoty)<1.6&abs(chromtotx)<1.6&c5&c6&c7&c8;
hold all;
scatter3(LL1(per&f2<0&f1>0),LL2(per&f2<0&f1>0),LL3(per&f2<0&f1>0),25,f1(per&f2<0&f1>0),'filled','om');

figure('units','position',[.1 .1 .5 .5])
set(gca,'FontSize',16)
%%

figure;
scatter3(LL1(mm&f2<0&f1>0),LL2(mm&f2<0&f1>0),LL3(mm&f2<0&f1>0),25,f2(mm&f2<0&f1>0),'filled','s');
xlabel('s_1 [m]','FontSize',16)
ylabel('s_2 [m]','FontSize',16)
zlabel('s_3 [m]','FontSize',16)
title('\epsilon_r=1.2 for |\xi_x|<1.8, |\xi_y|<1.8','FontSize',16)
clb=colorbar;
colormap(jet);
ylabel(clb,'f_2 [m]','FontSize',16)


box on
axis('tight')

per=mm&abs(chromtoty)<1.6&abs(chromtotx)<1.6&c5&c6&c7&c8;
hold all;
scatter3(LL1(per&f2<0&f1>0),LL2(per&f2<0&f1>0),LL3(per&f2<0&f1>0),25,f2(per&f2<0&f1>0),'filled','om');

figure('units','position',[.1 .1 .5 .5])
set(gca,'FontSize',16)
%%
%gia to f1 se sxesi me LL1,LL2,LL3
figure;
scatter3(LL1(mm&f2<0&f1>0),LL2(mm&f2<0&f1>0),LL3(mm&f2<0&f1>0),25,f2(mm&f2<0&f1>0),'filled','s');
xlabel('s_1 [m]','FontSize',17)
ylabel('s_2 [m]','FontSize',17)
zlabel('s_3 [m]','FontSize',17)
clb=colorbar;

ylabel(clb,'f_2 [m]','FontSize',17)
set(gca,'FontSize',17)
box on
axis('tight')
hold all;
scatter3(LL1(per&f2<0&f1>0),LL2(per&f2<0&f1>0),LL3(per&f2<0&f1>0),25,f2(per&f2<0&f1>0),'filled','om');
%%
%to gradient gia to k1(rigidity) se sxesi me LL1,LL2,LL3
B=1.76543;
rhmin=5.4;
lq=0.1;
k1rigidity=B.*rhmin./(f1.*lq);
mm=abs(cosy)<1;
figure;
scatter3(LL1(mm),LL2(mm),LL3(mm),25,k1rigidity(mm),'filled','s');
xlabel('s_1 [m]','FontSize',17)
ylabel('s_2 [m]','FontSize',17)
zlabel('s_3 [m]','FontSize',17)
clb=colorbar;
caxis([20 100]);
ylabel(clb,'g1 [T/m]','FontSize',17)
set(gca,'FontSize',17)
box on
axis('tight')
%%
mm=abs(cosy)<1;
figure
scatter(LL1(mm),LL2(mm),25,f1(mm),'filled','s');
xlabel('s_1 [m]','FontSize',17)
ylabel('s_2 [m]','FontSize',17)
clb=colorbar;
colormap(flipud(jet));
ylabel(clb,'f_1 [m]','FontSize',17)
set(gca,'FontSize',17)
box on
axis('tight')

%%
%gia to f2 se sxesi me LL1,LL2,LL3
figure;
scatter3(LL1(mm&f1<0&f2>0),LL2(mm&f1<0&f2>0),LL3(mm&f1<0&f2>0),25,f2(mm&f1<0&f2>0),'filled','s');
xlabel('s_1 [m]','FontSize',17)
ylabel('s_2 [m]','FontSize',17)
zlabel('s_3 [m]','FontSize',17)
clb=colorbar;
colormap(flipud(jet));
ylabel(clb,'f_2 [m]','FontSize',17)
set(gca,'FontSize',17)
box on
axis('tight')
%%
%to gradient gia to strength k2 se sxesi me LL1,LL2,LL3
B=1.76543;
rhmin=5.4;
lq=0.2;
k2rigidity=-B.*rhmin./(f2.*lq);
mm=abs(cosy)<1;
figure;
scatter3(LL1(mm),LL2(mm),LL3(mm),25,k2rigidity(mm),'filled','s');
xlabel('s_1 [m]','FontSize',17)
ylabel('s_2 [m]','FontSize',17)
zlabel('s_3 [m]','FontSize',17)
clb=colorbar;
caxis([15 100]);
ylabel(clb,'g2 [T/m]','FontSize',17)
set(gca,'FontSize',17)
box on
axis('tight')
%%
mm=abs(cosy)<1;
figure
scatter(LL1(mm),LL2(mm),25,f2(mm),'filled','s');
xlabel('s_1 [m]','FontSize',17)
ylabel('s_2 [m]','FontSize',17)
clb=colorbar;
ylabel(clb,'f_2 [m]','FontSize',17)
set(gca,'FontSize',17)
box on
axis('tight')
%%
mm=abs(cosy)<1;
figure;
scatter3(LL1(mm&f2<0&f1>0),LL2(mm&f2<0&f1>0),LL3(mm&f2<0&f1>0),25,Lcell(mm&f2<0&f1>0),'filled','s');
xlabel('s_1 [m]','FontSize',17)
ylabel('s_2 [m]','FontSize',17)
zlabel('s_3 [m]','FontSize',17)
clb=colorbar;
ylabel(clb,'Lcell [m]','FontSize',17)
set(gca,'FontSize',17)
box on
axis('tight')
%%
figure;
scatter3(LL1(mm),LL2(mm),LL3(mm),25,chromtotx(mm),'filled','s');
xlabel('s_1 [m]','FontSize',17)
ylabel('s_2 [m]','FontSize',17)
zlabel('s_3 [m]','FontSize',17)
clb=colorbar;
colormap(flipud(jet));
caxis([-3 -1.5]);
ylabel(clb,'\xi_x','FontSize',17)
set(gca,'FontSize',17)
box on
axis('tight')
set(gcf,'color','w');
%%
figure
scatter(LL1(mm),LL2(mm),25,chromtotx(mm),'filled','s');
xlabel('s_1 [m]','FontSize',17)
ylabel('s_2 [m]','FontSize',17)
clb=colorbar;
colormap(flipud(jet));
caxis([-7 -2]);
ylabel(clb,'\xi_x','FontSize',17)
set(gca,'FontSize',17)
box on
axis('tight')
%%
figure;
scatter3(LL1(mm),LL2(mm),LL3(mm),25,betacd(mm),'filled','s');
xlabel('s_1 [m]','FontSize',17)
ylabel('s_2 [m]','FontSize',17)
zlabel('s_3 [m]','FontSize',17)
clb=colorbar;
ylabel(clb,'\beta_{cd} [m]','FontSize',17)
set(gca,'FontSize',17)
box on
axis('tight')
%%

figure;
scatter3(LL1(mm),LL2(mm),LL3(mm),25,etacd(mm),'filled','s');
xlabel('s_1 [m]','FontSize',17)
ylabel('s_2 [m]','FontSize',17)
zlabel('s_3 [m]','FontSize',17)
clb=colorbar;
ylabel(clb,'\eta_{cd}','FontSize',17)
set(gca,'FontSize',17)
box on
axis('tight')
%%
figure;
scatter3(LL1(mm),LL2(mm),LL3(mm),25,chromtoty(mm),'filled','s');
xlabel('s_1 [m]','FontSize',17)
ylabel('s_2 [m]','FontSize',17)
zlabel('s_3 [m]','FontSize',17)
clb=colorbar;
caxis([-3 -1.5]);
colormap(flipud(jet));
ylabel(clb,'\xi_y','FontSize',17)
set(gca,'FontSize',17)
box on
axis('tight')
set(gcf,'color','w');
%%
figure
scatter(LL1(mm),LL2(mm),25,chromtoty(mm),'filled','s');
xlabel('s_1 [m]','FontSize',17)
ylabel('s_2 [m]','FontSize',17)
clb=colorbar;
colormap(flipud(jet));
caxis([-5 -1]);
ylabel(clb,'\xi_y','FontSize',17)
set(gca,'FontSize',17)
box on
axis('tight')

%%
B=1.76543;
rhmin=5.4;
lq=0.2;

k1rigidity=(B.*rhmin)./(f1.*lq);

k2rigidity=(B.*rhmin)./(f2.*lq);

per=abs(cosy)<1&abs(k2rigidity)<100&abs(k1rigidity)<100&abs(chromtoty)<2&abs(chromtotx)<2&bb;
%%
figure;
scatter3(LL1(per),LL2(per),LL3(per),25,Lcell(per),'filled','s');
xlabel('s_1 [m]','FontSize',17)
ylabel('s_2 [m]','FontSize',17)
zlabel('s_3 [m]','FontSize',17)
clb=colorbar;
ylabel(clb,'Lcell [m]','FontSize',17)
set(gca,'FontSize',17)
box on
axis('tight')
%%
figure
scatter(LL1(per),LL2(per),25,LL3(per),'filled','s');
xlabel('s_1 [m]','FontSize',17)
ylabel('s_2 [m]','FontSize',17)
clb=colorbar;
caxis([0 1]);
ylabel(clb,'s_3[m]','FontSize',17)
set(gca,'FontSize',17)
box on
axis('tight')
%%
per=abs(cosy)<1&abs(k2rigidity)<100&abs(k1rigidity)<100&abs(chromtoty)<2&abs(chromtotx)<2&bb;
figure
scatter(LL1(per),LL2(per),25,Lcell(per),'filled','s');
xlabel('s_1 [m]','FontSize',17)
ylabel('s_2 [m]','FontSize',17)
clb=colorbar;
caxis([3 10]);
ylabel(clb,'Lcell[m]','FontSize',17)
set(gca,'FontSize',17)
box on
axis('tight')
%%
figure;
%%scatter3(LL1(mm),LL2(mm),LL3(mm),25,(180+acosd(cosy(mm)))/(360),'filled','s');
xlabel('s_1 [m]','FontSize',17)
ylabel('s_2 [m]','FontSize',17)
zlabel('s_3 [m]','FontSize',17)
clb=colorbar;
caxis([0 1]);
ylabel(clb,'\phi_y [360\circ]','FontSize',17)
set(gca,'FontSize',17)
box on
axis('tight')
%%
figure;
scatter((180+acosd(cosx(mm)))/(360),(180+acosd(cosy(mm)))/(360),25,etacd(mm),'filled','s');
xlabel('\phi_x [360\circ]','FontSize',17)
ylabel('\phi_y [360\circ]','FontSize',17)
clb=colorbar;
ylabel(clb,'\eta_{cd}[m]','FontSize',17)
set(gca,'FontSize',17)
box on
axis('tight')
%%
figure;
scatter((180+acosd(cosx(mm)))/(360),(180+acosd(cosy(mm)))/(360),25,betacd(mm),'filled','s');
xlabel('\phi_x [360\circ]','FontSize',17)
ylabel('\phi_y [360\circ]','FontSize',17)
clb=colorbar;
ylabel(clb,'\beta_{cd}[m]','FontSize',17)
set(gca,'FontSize',17)
box on
axis('tight')
%%
figure;
scatter((mux(mm&f2>0&f1<0))/360,(muy(mm&f2>0&f1<0))/360,25,chromtotx(mm&f2>0&f1<0),'filled','s');
xlabel('\phi_x [360\circ]','FontSize',17)
ylabel('\phi_y [360\circ]','FontSize',17)
clb=colorbar;
colormap(flipud(jet));
caxis([-3 -0.5]);
ylabel(clb,'\xi_x','FontSize',17)
set(gca,'FontSize',17)
box on
axis('tight')
%%
figure;
scatter((mux(mm&f1>0&f2<0))/360,(muy(mm&f1>0&f2<0))/360,25,chromtotx(mm&f1>0&f2<0),'filled','s');
xlabel('\phi_x [360\circ]','FontSize',17)
ylabel('\phi_y [360\circ]','FontSize',17)
clb=colorbar;
colormap(flipud(jet));
caxis([-3 -0.5]);
ylabel(clb,'\xi_x','FontSize',17)
set(gca,'FontSize',17)
box on
axis('tight')
%%    
figure;
scatter((mux(mm&f2>0&f1<0))/360,(muy(mm&f2>0&f1<0))/360,25,chromtoty(mm&f2>0&f1<0),'filled','s');
xlabel('\phi_x [360\circ]','FontSize',17)
ylabel('\phi_y [360\circ]','FontSize',17)
clb=colorbar;
colormap(flipud(jet));
caxis([-2 -0.5]);
ylabel(clb,'\xi_y','FontSize',17)
set(gca,'FontSize',17)
box on
axis('tight')
%%    
figure;
scatter((mux(mm&f1>0&f2<0))/360,(muy(mm&f1>0&f2<0))/360,25,chromtoty(mm&f1>0&f2<0),'filled','s');
xlabel('\phi_x [360\circ]','FontSize',17)
ylabel('\phi_y [360\circ]','FontSize',17)
clb=colorbar;
colormap(flipud(jet));
caxis([-3 -0.5]);
ylabel(clb,'\xi_y','FontSize',17)
set(gca,'FontSize',17)
box on
axis('tight')
%%
figure;
scatter((mux(mm&f2>0&f1<0))/360,(muy(mm&f2>0&f1<0))/360,25,DetFact(mm&f2>0&f1<0),'filled','s');
xlabel('\phi_x [360\circ]','FontSize',17)
ylabel('\phi_y [360\circ]','FontSize',17)
clb=colorbar;
caxis([1 10]);
ylabel(clb,'\epsilon_r','FontSize',19)
set(gca,'FontSize',17)
box on
axis('tight')
%%
figure;
scatter((mux(mm&f1>0&f2<0))/360,(muy(mm&f1>0&f2<0))/360,25,DetFact(mm&f1>0&f2<0),'filled','s');
xlabel('\phi_x [360\circ]','FontSize',17)
ylabel('\phi_y [360\circ]','FontSize',17)
clb=colorbar;
colormap(jet);
ylabel(clb,'\epsilon_r','FontSize',19)
set(gca,'FontSize',17)
box on
axis('tight')

%%
figure;
scatter((mux(mm))/360,(muy(mm))/360,25,betaycd(mm),'filled','s');
xlabel('\phi_x [360\circ]','FontSize',17)
ylabel('\phi_y [360\circ]','FontSize',17)
clb=colorbar;
colormap(jet);
%caxis([0 20]);
ylabel(clb,'\beta_{ycd}[m]','FontSize',19)
set(gca,'FontSize',17)
box on
axis('tight')
set(gcf,'color','w');

% *************************************************************************
